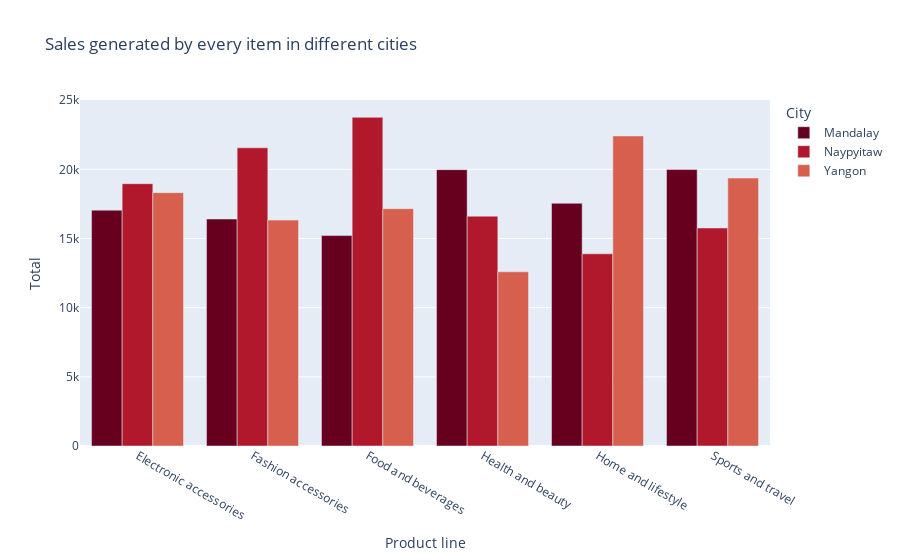

The code cell stored with this chart in its notebook:
### Code cell
#plotting bar graph for Sales of products in each city
item_bar=px.bar(item_data,x='Product line',y='Total',color='City',barmode='group',
        title='Sales generated by every item in different cities',color_discrete_sequence=px.colors.sequential.RdBu)
item_bar.show()

### Figure 1 — Plotly figure (JSON) as saved in the notebook; plotly's stock layout.template omitted (floating-point values rounded to 4 significant figures)
{"data": [{"alignmentgroup": "True", "hovertemplate": "City=Mandalay<br>Product line=%{x}<br>Total=%{y}<extra></extra>", "legendgroup": "Mandalay", "marker": {"color": "rgb(103,0,31)"}, "name": "Mandalay", "offsetgroup": "Mandalay", "orientation": "v", "showlegend": true, "textposition": "auto", "type": "bar", "x": ["Electronic accessories", "Fashion accessories", "Food and beverages", "Health and beauty", "Home and lifestyle", "Sports and travel"], "xaxis": "x", "y": [17050.0, 16410.0, 15210.0, 19980.0, 17550.0, 19990.0], "yaxis": "y"}, {"alignmentgroup": "True", "hovertemplate": "City=Naypyitaw<br>Product line=%{x}<br>Total=%{y}<extra></extra>", "legendgroup": "Naypyitaw", "marker": {"color": "rgb(178,24,43)"}, "name": "Naypyitaw", "offsetgroup": "Naypyitaw", "orientation": "v", "showlegend": true, "textposition": "auto", "type": "bar", "x": ["Electronic accessories", "Fashion accessories", "Food and beverages", "Health and beauty", "Home and lifestyle", "Sports and travel"], "xaxis": "x", "y": [18970.0, 21560.0, 23770.0, 16620.0, 13900.0, 15760.0], "yaxis": "y"}, {"alignmentgroup": "True", "hovertemplate": "City=Yangon<br>Product line=%{x}<br>Total=%{y}<extra></extra>", "legendgroup": "Yangon", "marker": {"color": "rgb(214,96,77)"}, "name": "Yangon", "offsetgroup": "Yangon", "orientation": "v", "showlegend": true, "textposition": "auto", "type": "bar", "x": ["Electronic accessories", "Fashion accessories", "Food and beverages", "Health and beauty", "Home and lifestyle", "Sports and travel"], "xaxis": "x", "y": [18320.0, 16330.0, 17160.0, 12600.0, 22420.0, 19370.0], "yaxis": "y"}], "layout": {"barmode": "group", "legend": {"title": {"text": "City"}, "tracegroupgap": 0}, "title": {"text": "Sales generated by every item in different cities"}, "xaxis": {"anchor": "y", "domain": [0, 1], "title": {"text": "Product line"}}, "yaxis": {"anchor": "x", "domain": [0, 1], "title": {"text": "Total"}}}}
